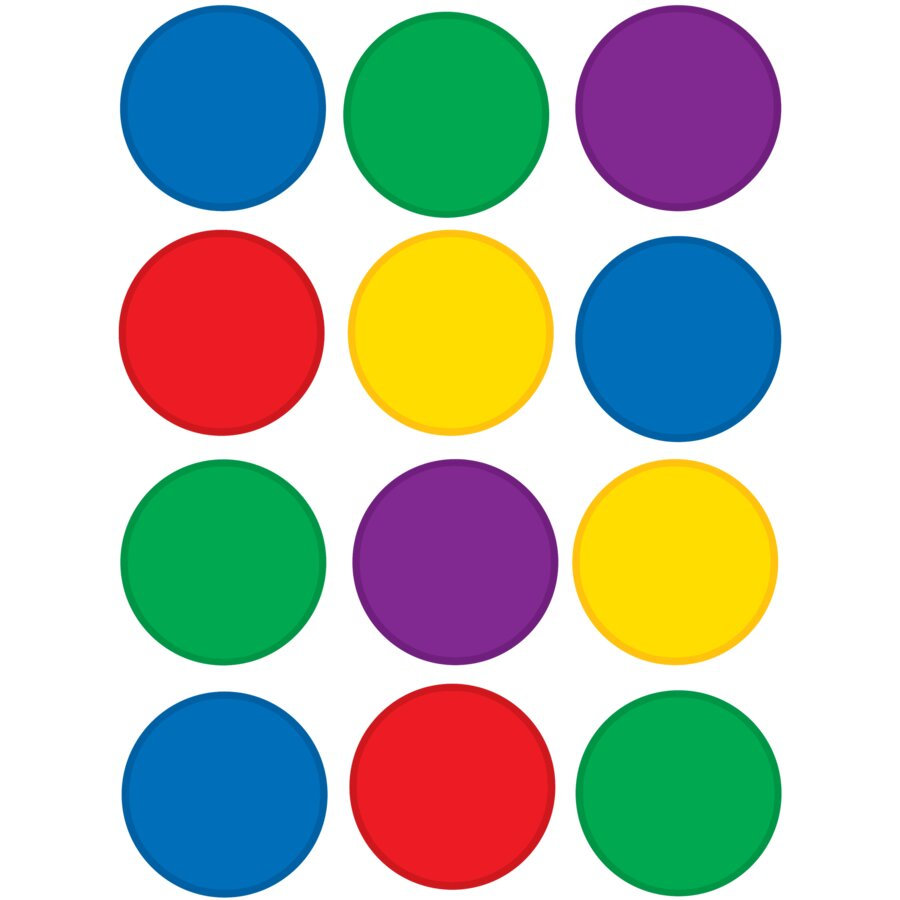
#> input picture 11.OpenCV/circles.jpg, 900 x 900 px
$ python Basic.py
#> lines starting #> are read from the running program, lines starting #| are printed output that depends on the picture
import cv2

img = cv2.imread("circles.jpg")
#> img is the input picture: shape (900, 900, 3); mean B, G, R 175.8, 186, 179.5
gray =cv2.cvtColor(img, cv2.COLOR_BGR2GRAY)
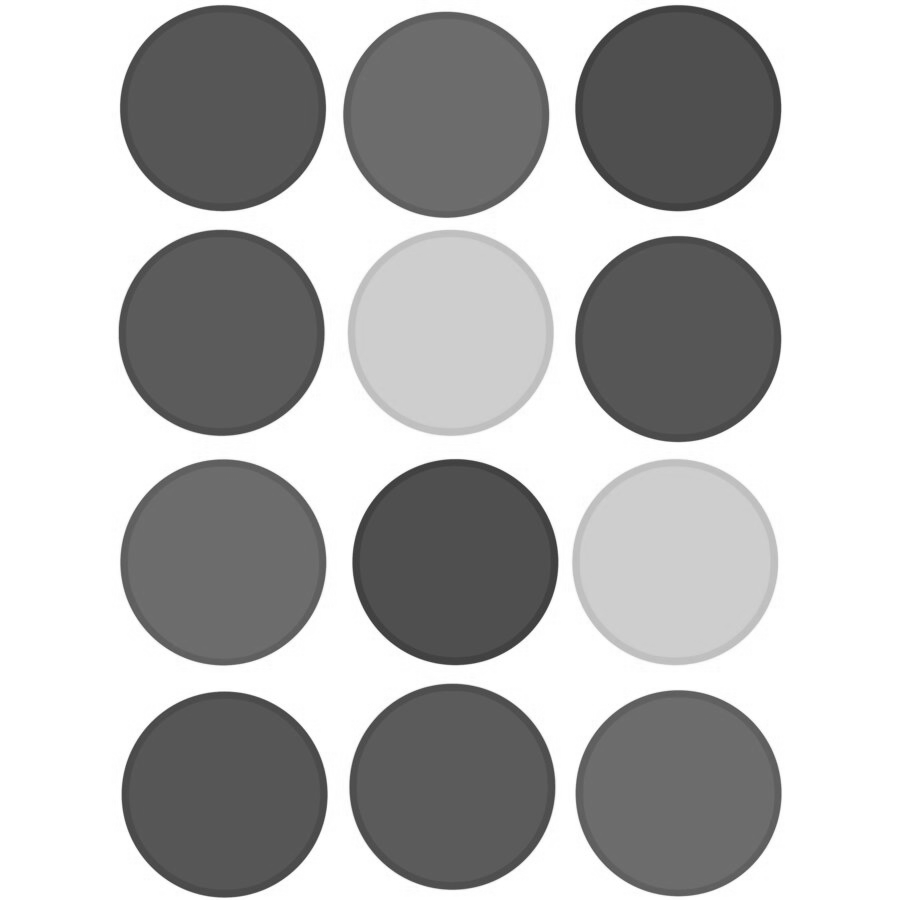
#> gray: shape (900, 900); min 52, max 255, mean 183
blur = cv2.GaussianBlur(img, (9,9), 0)
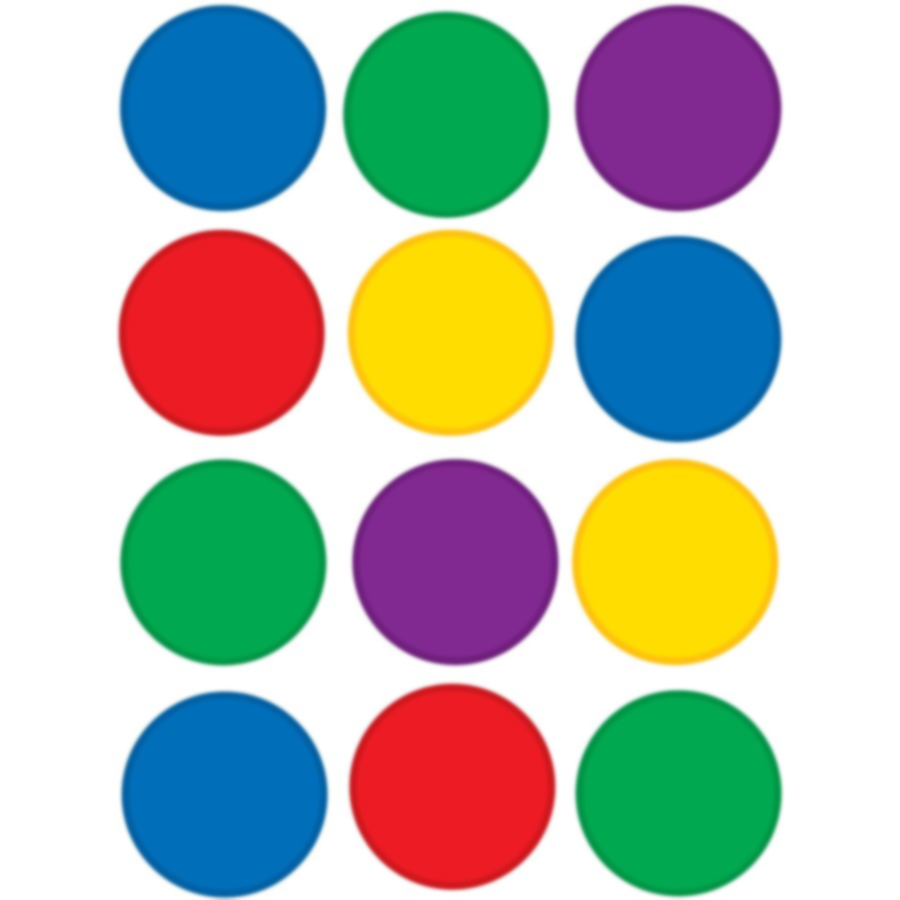
#> blur: shape (900, 900, 3); mean B, G, R 175.8, 186, 179.5
resized = cv2.resize(img, None, fx=0.5, fy=0.5, interpolation = cv2.INTER_AREA)
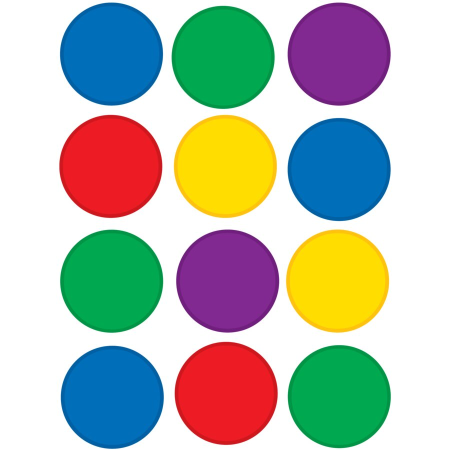
#> resized: shape (450, 450, 3); mean B, G, R 175.8, 186.1, 179.5
cv2.imshow("Original", resized)
cv2.imshow("Gray", gray)
cv2.waitKey()
cv2.destroyAllWindows()
